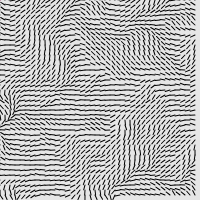
Frame 1 (no input)
Frame 60 (no input): identical to frame 1, image omitted
Frame 120 (the mouse pressed at the canvas centre since frame 60): identical to frame 1, image omitted

The p5.js sketch that drew this single still picture (run headless with seeded random() and noise() and a simulated clock; from frame 60 on, the mouse is pressed at the canvas centre):

// p5.js sketch
// ── sketch.js
function preload(){
  // preload assets
}

var inc = 0.1
var scl = 5;
var cols , rows;
var canvasWidth = 200
var canvasHeight = 200

var particles = [ ]

function Particle () {
  this.pos = createVector ( 0 , 0 );
  this.vel = createVector ( 0 , 0 );
  this.acc = createVector ( 0 , 0 );

  this.update = function () {
    this.vel.add ( this.acc );
    this.pos.add ( this.vel );
    this.acc.mult ( 0 );
  }

  this.applyForce = function () {
    this.acc.add ( force );
  }

  this.show = function () {
    stroke ( 255 , 20 , 147 );
    point ( this.pos.x , this.pos.y );
  }

}

function setup() {

  var cnv = createCanvas ( canvasWidth , canvasHeight );
  var cnvx = ( windowWidth - canvasWidth ) / 2
  var cnvy = ( windowHeight - canvasHeight ) / 2;
  cnv.position ( cnvx , cnvy );
  

  cols = floor ( width / scl );
  rows = floor ( height / scl );

  particles [ 0 ] = new Particle ( );
 
}

function draw() {
  background(230);

  var yoff = 0;
  for ( var y = 0 ; y < rows ; y ++ ) {
    var xoff = 0;
    var zoff = 0;
    for ( var x = 0 ; x < cols ; x ++) {
      var index = ( x + y * width ) * 4;
      var r = noise ( xoff , yoff ) * 255;
      var angle = noise ( xoff , yoff , zoff ) * TWO_PI;
      var v = p5.Vector.fromAngle ( angle );
      xoff += inc;
      stroke ( 0 );
      push ( );
      translate ( x * scl , y * scl );
      rotate ( v.heading ( ) );
      line ( 0 , 0 , scl , 0 );
      pop ( );
    
    }
    yoff += inc;

    zoff += 0.001;
  }

  particles[ 0 ].update ( );
  particles[ 0 ].show ( );

  
}
